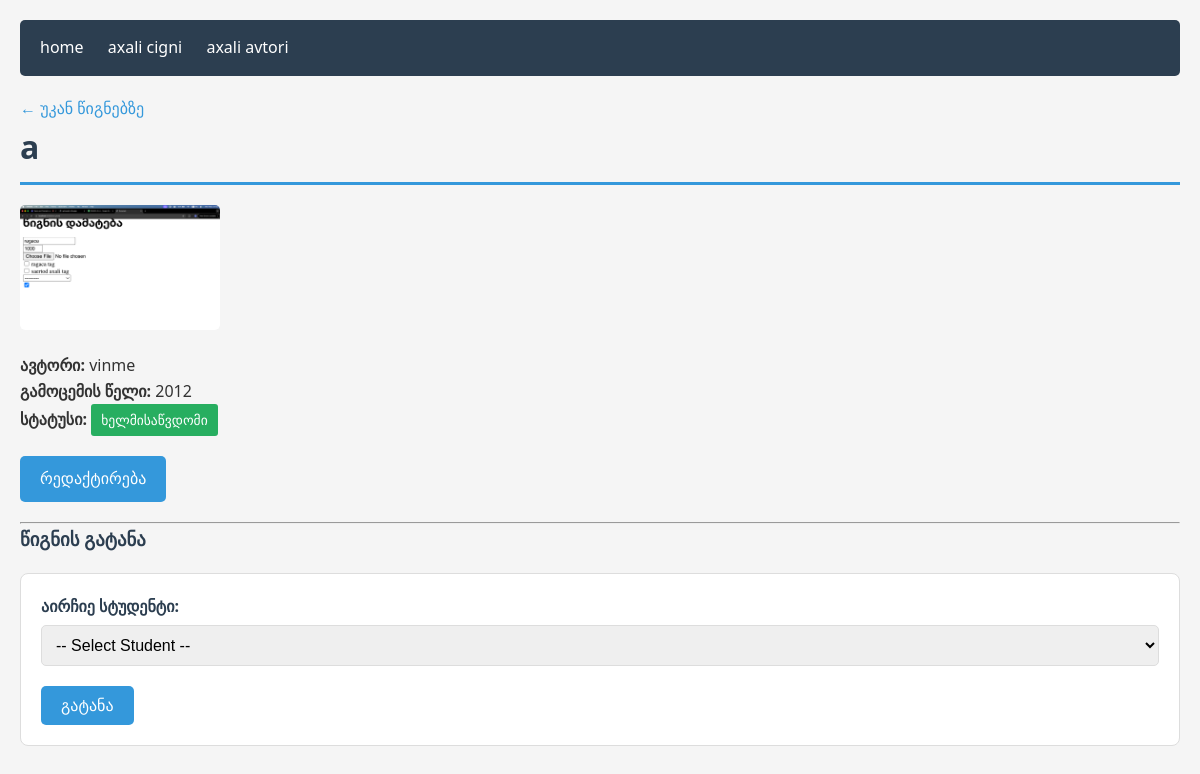
/library/6/, run on the app's committed database.
### library/models.py (models this page shows, shortened)
class Book(models.Model):
    title = models.CharField(max_length=200)
    published_year = models.IntegerField(null=True, blank=True)
    is_active = models.BooleanField(default=True)
    cover = models.ImageField(upload_to='book_covers/', null=True, blank=True)
    author = models.ForeignKey(Author, on_delete=models.PROTECT, related_name='books')
    tags = models.ManyToManyField(Tag, blank=True, related_name='books')
    objects = BookQuerySet.as_manager()

class Author(models.Model):
    name = models.CharField(max_length=200)
    birth_year = models.IntegerField(null=True, blank=True)

### library/views.py (the view)
# urls.py: path('library/<int:book_id>/', lib_views.book_detail, name='book_detail'),
def book_detail(request, book_id):
    open_loans = Loan.objects.filter(returned_at__isnull=True).select_related('student')
    book = get_object_or_404(
        Book.objects.select_related('author').prefetch_related('tags').prefetch_related(
            Prefetch('loans', queryset=open_loans, to_attr='open_loans')
        ),
        id=book_id,
    )
    current_loan = book.open_loans[0] if getattr(book, 'open_loans', []) else None
    borrow_form = BorrowForm()
    return render(
        request,
        'library/book_detail.html',
        {
            'book': book,
            'current_loan': current_loan,
            'borrow_form': borrow_form,
        },
    )

### library/forms.py
class BorrowForm(forms.ModelForm):
    student = forms.ModelChoiceField(
        queryset=Student.objects.all(),
        empty_label='-- Select Student --',
        widget=forms.Select(attrs={'class': 'form-control'})
    )
    class Meta:
        model = Loan
        fields = ['student']

### library/models.py (called while the page is built)
    def __str__(self):
        return self.full_name

### library/templates/library/book_detail.html (shortened to what this page needs)
{% extends 'base.html' %}
{% block content %}
<a href="{% url 'book_list' %}">&larr; უკან წიგნებზე</a>
<h1>{{ book.title }}</h1>
{% if book.cover %}
    <img src="{{ book.cover.url }}" alt="{{ book.title }}" class="book-cover">
{% endif %}
<div class="mb-20">
    <p><strong>ავტორი:</strong> {{ book.author.name }}</p>
    <p><strong>გამოცემის წელი:</strong> {{ book.published_year|default:"უცნობი" }}</p>
    <p>
        <strong>სტატუსი:</strong>
        {% if current_loan %}
            <span class="badge badge-borrowed">გატანილია</span>
        {% else %}
            <span class="badge badge-available">ხელმისაწვდომი</span>
        {% endif %}
    </p>
</div>
<div class="mb-20">
    <a href="{% url 'edit_book' book.id %}" class="btn btn-primary">რედაქტირება</a>
</div>
<hr>
{% if current_loan %}
    <h3>გატანილია</h3>
    <div class="book-card">
        <p><strong>სტუდენტი:</strong> {{ current_loan.student.full_name }}</p>
        <p><strong>გატანის თარიღი:</strong> {{ current_loan.borrowed_at|date:"d M Y, H:i" }}</p>
        <form method="post" action="{% url 'library_return_loan' current_loan.id %}">
            {% csrf_token %}
            <button type="submit" class="btn btn-success">დაბრუნება</button>
        </form>
    </div>
{% else %}
    <h3>წიგნის გატანა</h3>
    <form method="post" action="{% url 'library_borrow_book' book.id %}" class="book-card">
        <div class="form-group">
            <label for="{{ borrow_form.student.id_for_label }}">აირჩიე სტუდენტი:</label>
            {{ borrow_form.student }}
        </div>
        <button type="submit" class="btn btn-primary">გატანა</button>
    </form>
{% endif %}
{% endblock %}

### static/css/styles.css (style rules this page uses)
* { box-sizing: border-box; margin: 0; padding: 0; }
body { font-family: 'Segoe UI', Tahoma, Geneva, Verdana, sans-serif; line-height: 1.6; color: #333; background-color: #f5f5f5; padding: 20px; }
h1, h2, h3 { color: #2c3e50; margin-bottom: 20px; }
h1 { font-size: 2rem; border-bottom: 3px solid #3498db; padding-bottom: 10px; }
a { color: #3498db; text-decoration: none; }
.btn { display: inline-block; padding: 10px 20px; border: none; border-radius: 5px; cursor: pointer; font-size: 1rem; transition: background-color 0.3s; }
.btn-primary { background-color: #3498db; color: white; }
.form-group { margin-bottom: 20px; }
.form-group label { display: block; margin-bottom: 5px; font-weight: bold; color: #2c3e50; }
.form-control { width: 100%; padding: 10px; border: 1px solid #ddd; border-radius: 5px; font-size: 1rem; }
.book-card { background: white; border: 1px solid #ddd; border-radius: 8px; padding: 20px; margin-bottom: 20px; transition: box-shadow 0.3s; }
.book-cover { max-width: 200px; height: auto; border-radius: 5px; margin-bottom: 15px; }
.badge { display: inline-block; padding: 5px 10px; border-radius: 3px; font-size: 0.85rem; }
.badge-available { background-color: #27ae60; color: white; }
.mb-20 { margin-bottom: 20px; }

### data on the page
Book: title "a", cover (picture), author.name "vinme", published_year "2012"
